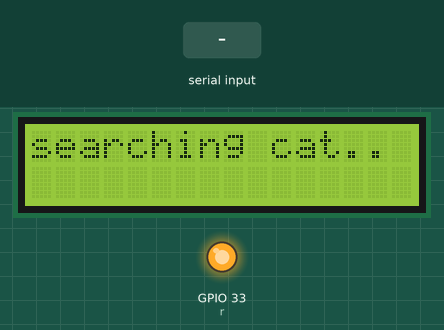
This program was run on a simulated ESP32 board running MicroPython. Shown: 16×2 character LCD, output pins drawn as LEDs (lit = HIGH). The test bench sets the inputs (shaded band). Library files of the repository ran but are not shown: esp8266_i2c_lcd.py; what the program prints to the serial console is not drawn.

Above: at 1.1 s.
1.3 s: "5" received over the second serial link
At 1.42 s:
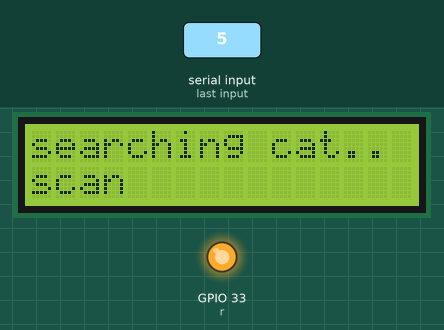
Timing chart, 0 to 4.3 s (numbered marks = the images above; inputs shaded):
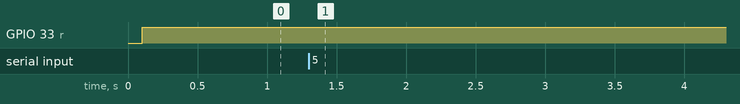

The program:

main.py
```python
# disable debug
import esp
esp.osdebug(None)

from machine import I2C, Pin
from esp8266_i2c_lcd import I2cLcd


DEFAULT_I2C_ADDR = 0x27
i2c = I2C(scl=Pin(25), sda=Pin(26), freq=400000)

# 2x16
lcd = I2cLcd(i2c, DEFAULT_I2C_ADDR, 2, 16)

lcd.putstr("searching cat..")


### network stuff
# import config
# import network
# from network import WLAN
# wlan = WLAN(network.STA_IF) # get current object, without changing the mode
# wlan.active(True)
# # wlan.ifconfig(config.network)
# wlan.connect(config.wifi_essid, config.wifi_password)

# import webrepl
# webrepl.start()
from machine import UART

uart = UART(1, baudrate=9600, bits=8, parity=None, stop=2, rx=32)


#test read: b'\x02FC8977B6007E30010000000000\x00\xff\x03'
#datasheet: https://allinbest.com/blog/1342k-animal-tag-fdxb-iso11784-reader-module/

from machine import Pin
import time
import struct
# p = Pin(32, Pin.IN)
r = Pin(33, Pin.OUT)


lastreset=0

prev=0
count=0
while True:

    if time.ticks_ms()-lastreset>100:
        r.value(0)
        r.value(1)
        lastreset=time.ticks_ms()
        count=count+1
        print(count)

        lcd.move_to(0,1)
        if count%2:
            lcd.putstr("scan")
        else:
            lcd.putstr("    ")

    # v=p.value()
    # if v!=prev:
    #     prev=v
    #     count=count+1
    #     print(count)
    line=uart.read()
    if line:
        # print(line)

        try:
            card_str=line[1:11].decode()
            country_str=line[11:15].decode()

            #swap lsb msb:
            card_str_swapped=list(card_str)
            card_str_swapped.reverse()
            card_str_swapped="".join(card_str_swapped)
            card=int(card_str_swapped,16)

            country_str_swapped=list(country_str)
            country_str_swapped.reverse()
            country_str_swapped="".join(country_str_swapped)
            country=int(country_str_swapped,16)

            #official format:
            tag="{}{:012}".format(country, card)
            print(tag)
            lcd.clear()
            lcd.putstr(tag)
        except:
            print("error")
```
